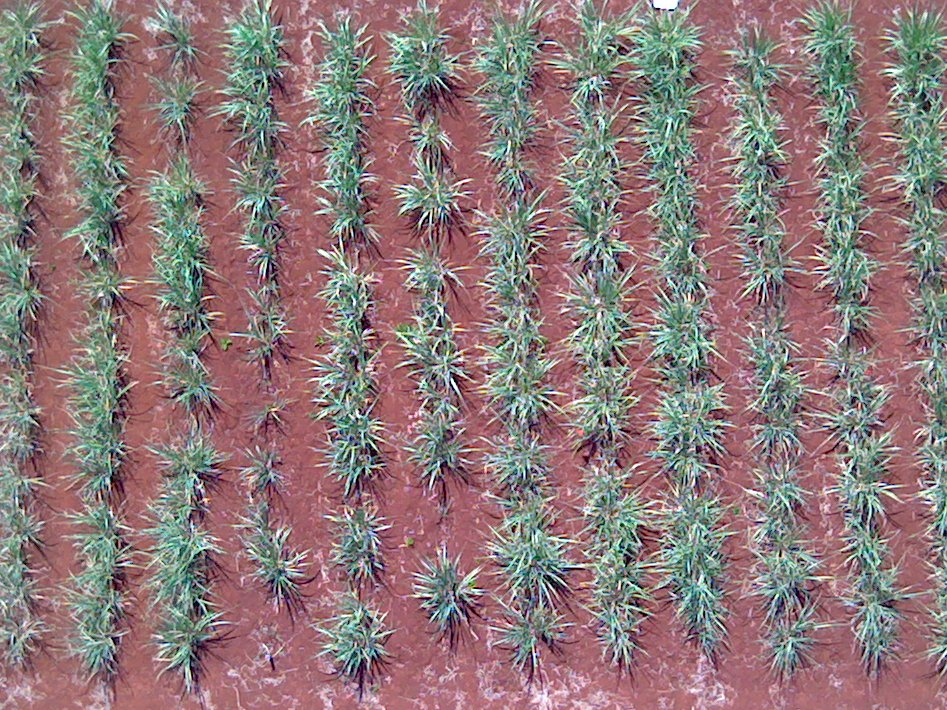
#> input picture data/DC_0010.jpg, 947 x 710 px
$ jupyter execute --allow-errors 00._Aquecimento.ipynb   (shell and % lines are left out)
#> lines starting #> are read from the running program, lines starting #| are printed output that depends on the picture
# Aquecimento 1: análise de dados IRGA com SciPy

Como aquecimento e demonstração das possibilidades do ambiente, vamos analisar dados provenientes de um disposito IRGB (*infra-red gas analyser*). Neste exemplo, **40 plantas** foram analisadas em **12 dias** diferentes. Em cada dia, para cada planta, foram obtidas **4 medições** para as seguintes variáveis:

* *A* - taxa de assimilação de CO$_2$,
* *gs* - condutância estomática,
* *C$_i$* - concentração intercelular de CO$_2$,
* *E* - taxa de transpiração.

Uma maneira natural de representar esses dados é utilizar uma **tabela** de valores numéricos. Computacionalmente, vamos utilizar uma **estrutura** de dados chamada de *matriz* ou *array*.

Python é uma linguagem de programação. Sua funcionalidade básica é expandida com o uso de **módulos**. Há um conjunto de módulos, chamado de **SciPy Stack**, que adiciona ao ambiente uma série de funcionalidades comumente utilizadas em **computação científica**. Um desses módulos é chamado de **NumPy** e é utilizado para criação e manipulação de arrays.

Resumindo, utilizaremos **NumPy para manipular tabelas numéricas com nossos dados de IRGA**. Para importar o módulo, basta utilizar o comando:

[cell 1]
import numpy

Nossos dados estão em uma tabela CSV (*comma-separated values*), uma forma simples de representar tabelas em arquivos. Abaixo estão as 10 primeiras linhas do arquivo:

Queremos esses dados representados devidamente como um *array NumPy* que possamos manipular. Podemos utilizar o módulo NumPy para realizar a leitura dos dados:

[cell 2]
numpy.loadtxt(fname='data/pheno-irga-day11.csv', delimiter=';', skiprows=1)

Acima, nós utilizamos a **função** `loadtxt` no módulo NumPy para fazer a leitura do CSV e criar um *array* com seu conteúdo. A função recebeu 3 **parâmetros**: o caminho para o arquivo, o caracter delimitador utilizado para separar as colunas no arquivo CSV e o número de colunas de cabeçalho que deveriam ser ignoradas durante a leitura.

O comando acima não armazenou o *array* em uma **variável** para que possamos referenciá-lo e manipulá-lo posteriormente. Suponha que desejamos referenciar esses dados pelo nome `irga_day1`. Isto pode ser feito facilmente com:

[cell 3]
irga_day1 = numpy.loadtxt(fname='data/pheno-irga-day11.csv', delimiter=';', skiprows=1)

[cell 4]
print(irga_day1)

## O que temos na memória?

Podemos ver que variáveis temos em memória e quanto espaço estão consumindo com o comando `%whos`:

## Informações sobre o array

Um *array NumPy* não é meramente uma tabela com valores. Ele é um **objeto**, uma estrutura de dados especial que, além dos dados, armazena alguns **atributos** e implementa diversas **operações** úteis.

### Exemplos de atributos

[cell 5]
irga_day1.shape

Como esperado, temos um *array* $40 \times 4$, correspondendo a 40 plantas e 4 medidas por planta.

[cell 6]
irga_day1.dtype

As medidas estão sendo armazenadas como *números reais*, representados no computador pelo tipo *ponto flutuante* com 64 bits.

### Exemplos de operações

[cell 7]
irga_day1.mean(axis=0)

Uma das diversas operações implementadas pelo objeto *array* é o **cômputo da média**. Acima, podemos ver os valores médios observados para *A*, *gs*, *E* e $C_i$ respectivamente.

## Acesso a elementos no *array*

A taxa de transpiração $E$ está na 3ª coluna. Considere que desejamos acessar a taxa para a 5ª planta. Queremos assim acesso à 3ª coluna da 5ª linha.

[cell 8]
irga_day1[4,2]

Os números acima entre colchetes, `[i,j]`, são **índices**. O primeiro indexa a *linha*, o segundo a *coluna*. Assim, `irga_day1[4,2]` referencia a linha 4, coluna 2.


O que pode causar estranheza é o fato de desejarmos incialmente a 3ª coluna na 5ª linha. Linguagens de programação como C++, Java e Python **iniciam a indexação por 0 (zero)**. A primeira linha é a linha 0, a segunda a linha 1 e assim por diante. Logo, a 5ª linha corresponde à linha 4:

* 1ª linha - linha 0,
* 2ª linha - linha 1,
* 3ª linha - linha 2,
* 4ª linha - linha 3,
* **5ª linha - linha 4**.

O mesmo vale para as colunas, de forma que a coluna 2 corresponde à 3ª linha. Assim, nosso *array* $40 \times 4$ é referenciados por linhas de 0 a 39 e colunas de 0 a 3.

Esta é sem dúvida uma das maiores dificuldades iniciais enfrentada por pesquisadores sem experiência prévia com computação, ou cuja experiência se baseia nas linguagens Fortran ou Matlab, que indexam  a partir do índice 1, como é mais intuitivo à maioria das pessoas.

##  "Fatiando arrays": slicing

[cell 9]
irga_day1[:,2]

Acima, temos todos os valores de $E$ para as 40 plantas. Podemos facilmente computar a média:

[cell 10]
irga_day1[:,2].mean()

[cell 11]
E = irga_day1[:,2]
maxval, minval, stdval, meanval = numpy.max(E), numpy.min(E), numpy.std(E), numpy.mean(E)

print('Taxa de transpiracao:')
print('Maxima:', maxval)
print('Minima:', minval)
print('Media:', meanval)
print('Desvio padrao:', stdval)

## Visualização de dados

Vamos importar alguns módulos necessários:

[cell 12]
from matplotlib import pyplot

import seaborn

[cell 13]
pyplot.figure(figsize=(5,3))
pyplot.scatter(irga_day1[:,0], irga_day1[:,2])
pyplot.xlabel(u'$A$ (taxa de assimilação de CO$_2$)')
pyplot.ylabel(u'$E$ (taxa de transpiração)')
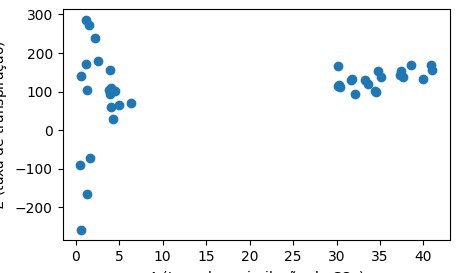
#> figure drawn by matplotlib, 1 panel

[cell 14]
pyplot.figure(figsize=(10,3))
pyplot.subplot(1,2,1)
pyplot.scatter(irga_day1[:,0], irga_day1[:,2])
pyplot.xlabel(u'$A$ (taxa de assimilação de CO$_2$)')
pyplot.ylabel(u'$E$ (taxa de transpiração)')

pyplot.subplot(1,2,2)
pyplot.scatter(irga_day1[:,0], irga_day1[:,1], marker='s', color='y')
pyplot.xlabel(u'$A$ (taxa de assimilação de CO$_2$)')
pyplot.ylabel(u'$gs$ (condutância estomática)')
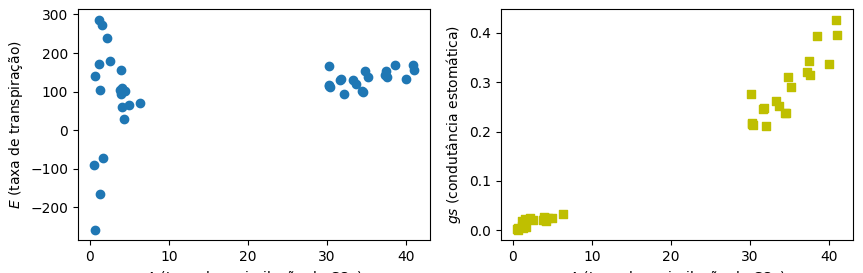
#> figure drawn by matplotlib, 2 panels

## *Quais plantas tem taxa de assimiliação inferior a 10?*

[cell 15]
numpy.argwhere(irga_day1[:,0] < 10)

Plantas submetidas a estresse hídrico.

## Armazenamento da série de dados

Abaixo, temos uma **lista** de dias em que as medições foram realizadas:

[cell 16]
days = [1, 3, 4, 5, 6, 7, 9, 10, 11, 16, 17]

A partir dela, geramos uma **seguda lista**, com o nome dos arquivos que armazenam as leituras de cada dia:

[cell 17]
csv_files = ['data/pheno-irga-day%.2d.csv' % d for d in days]
csv_files

Finalmente, uma **terceira lista** é obtida, contendo os arrays lidos de cada arquivo. Essa lista é então **empilhada**, formando um array $40 \times 4 \times 11$ (quarenta plantas, 4 medidas, 11 dias):

#> (a cell that did not finish here is left out)

#> (a cell that did not finish here is left out)

[cell 20]
pyplot.figure(figsize=(10,5))
#> (the rest of this cell did not finish here and is left out)

[cell 21]
pyplot.figure(figsize=(10,5))
#> (the rest of this cell did not finish here and is left out)

# Aquecimento 2: imagens térmicas com SciPy

Vamos carregar as leituras de uma **câmera térmica**, armazenados em um arquivo texto:

[cell 22]
T = numpy.loadtxt('data/GR009.txt')
T.shape

[cell 23]
pyplot.figure(figsize=(10,5))
pyplot.imshow(T, cmap=pyplot.cm.viridis)
pyplot.colorbar()
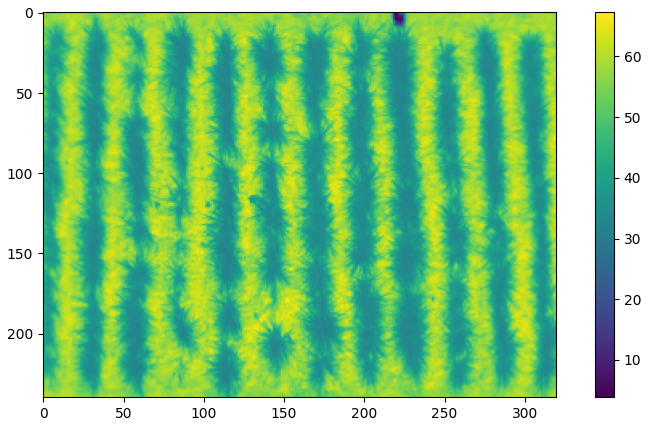
#> figure drawn by matplotlib, 2 panels

A câmera térmica opera captando **infra-vermelho** do espectro. No dispositivo, há um segundo sensor, que capta o **espectro visível**. Vamos utilizar o módulo `skimage.io` para ler a imagem, que está armazenada em um arquivo JPEG:

[cell 24]
from skimage import io

I = io.imread('data/DC_0010.jpg')
#> I is the input picture: shape (710, 947, 3); mean R, G, B 142.2, 120.9, 121.1
I.shape
#> Out = (710, 947, 3)

A imagem foi lifa com uma array com 710 linhas, 947 colunas e **3 canais**, correspondendo a *vemelho*, *verde* e *azul*.

[cell 25]
fig = pyplot.figure(figsize=(14,10))
pyplot.subplot(2,2,1)
pyplot.imshow(I)

pyplot.subplot(2,2,2)
pyplot.imshow(I[:,:,0], cmap=pyplot.cm.Reds) # Canal vermelho
pyplot.colorbar()
pyplot.title('Vermelho')

pyplot.subplot(2,2,3)
pyplot.imshow(I[:,:,1], cmap=pyplot.cm.Greens) # Canal verde
pyplot.colorbar()
pyplot.title('Verde')

pyplot.subplot(2,2,4)
pyplot.imshow(I[:,:,2], cmap=pyplot.cm.Blues) # Canal azul
pyplot.colorbar()
pyplot.title('Azul')
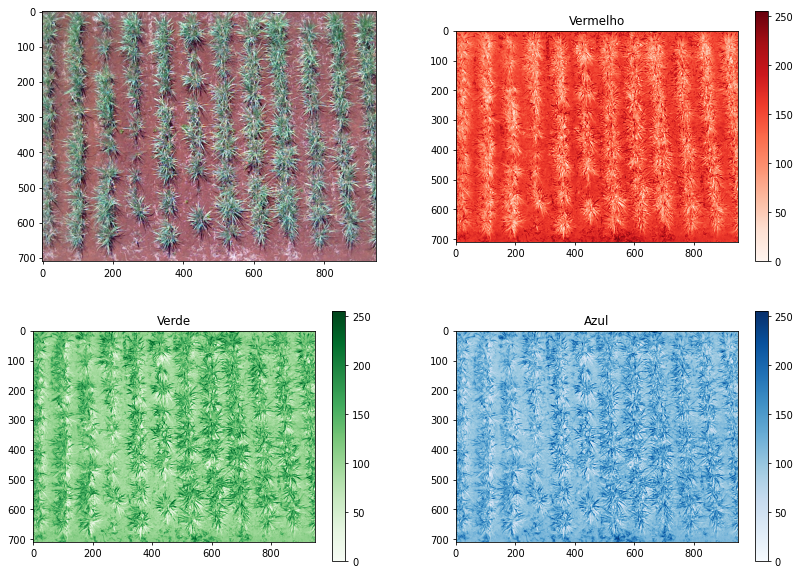
#> figure drawn by matplotlib, 7 panels

[cell 26]
pyplot.figure(figsize=(10,5))
pyplot.subplot(1,2,1)
pyplot.imshow(I)

pyplot.subplot(1,2,2)
pyplot.imshow(T, cmap=pyplot.cm.viridis)
pyplot.colorbar()
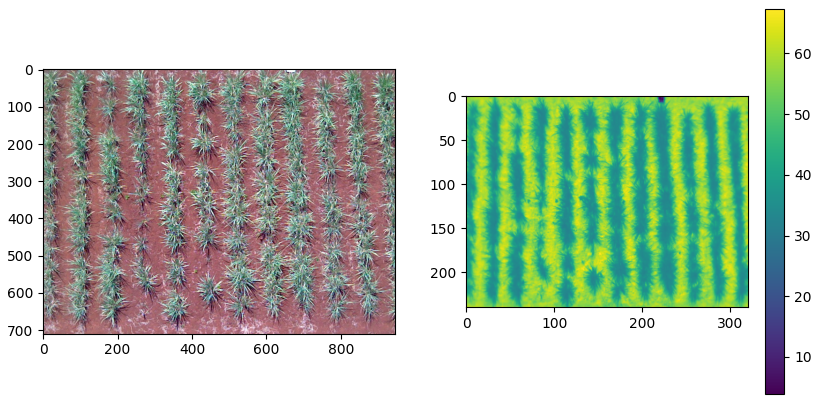
#> figure drawn by matplotlib, 3 panels

$ run again, with data/john-hunter.jpg copied over data/DC_0010.jpg
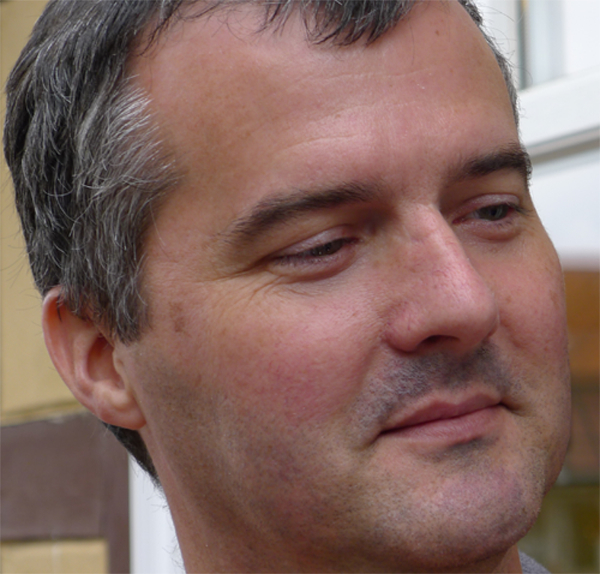
#> input picture data/john-hunter.jpg, 600 x 574 px
#> I is the input picture: shape (574, 600, 3); mean R, G, B 131.8, 102.7, 95.2
#> `[cell 26] pyplot.figure(figsize=(10,5)) pyplot.subplot(1,2,1) pyplot.i..`:
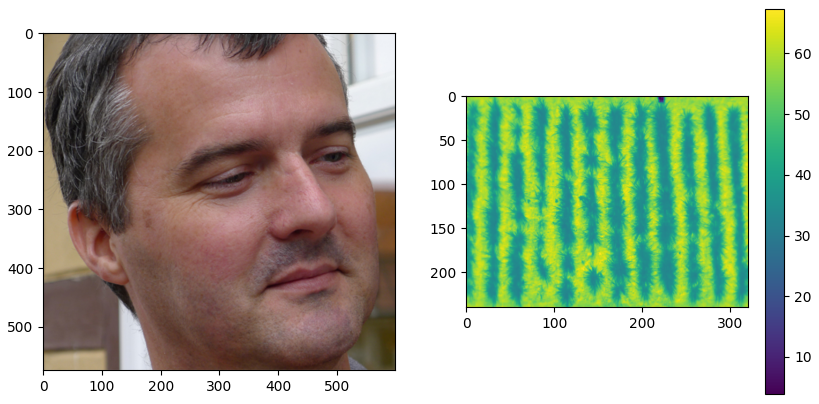
#> figure drawn by matplotlib, 3 panels

$ run again, with data/maize.jpg copied over data/DC_0010.jpg
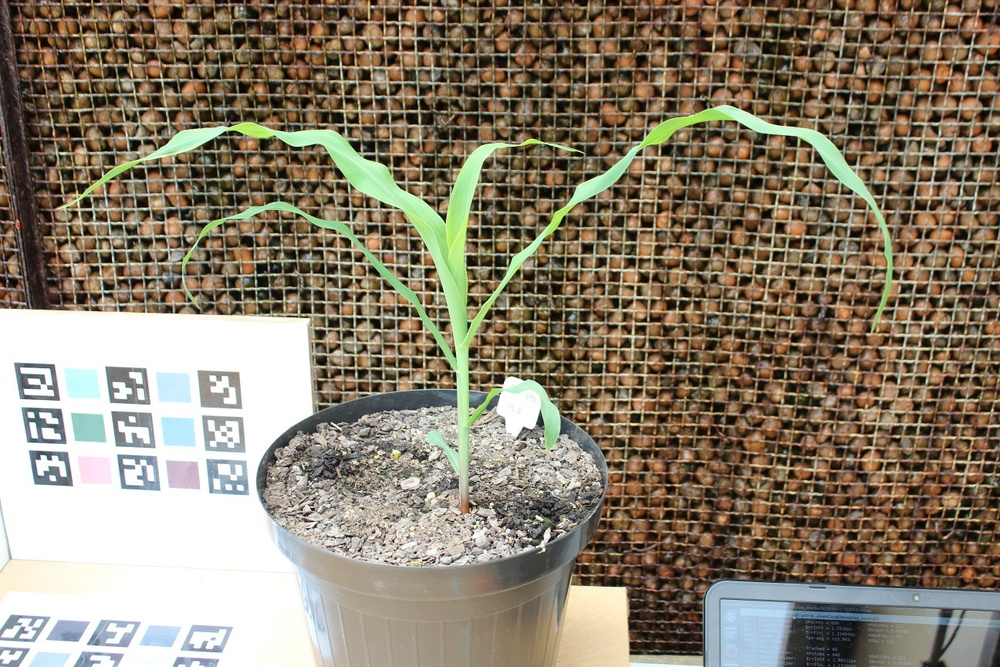
#> input picture data/maize.jpg, 1000 x 667 px, shrunk from 1296 x 864 before the run
#> I is the input picture: shape (667, 1000, 3); mean R, G, B 138.2, 127.3, 108.7
#> `[cell 26] pyplot.figure(figsize=(10,5)) pyplot.subplot(1,2,1) pyplot.i..`:
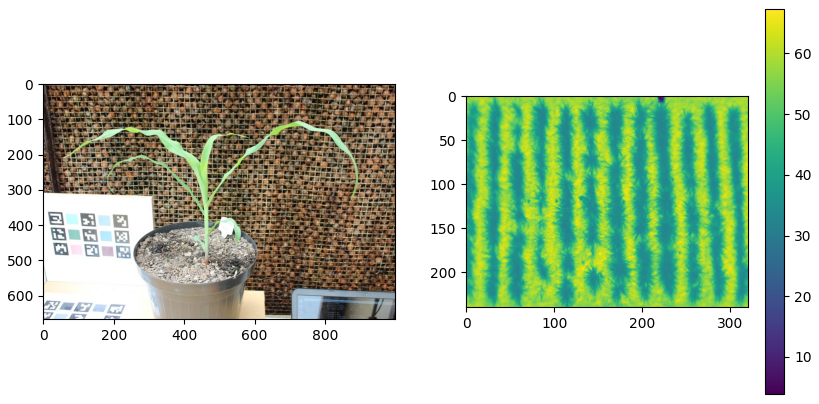
#> figure drawn by matplotlib, 3 panels
